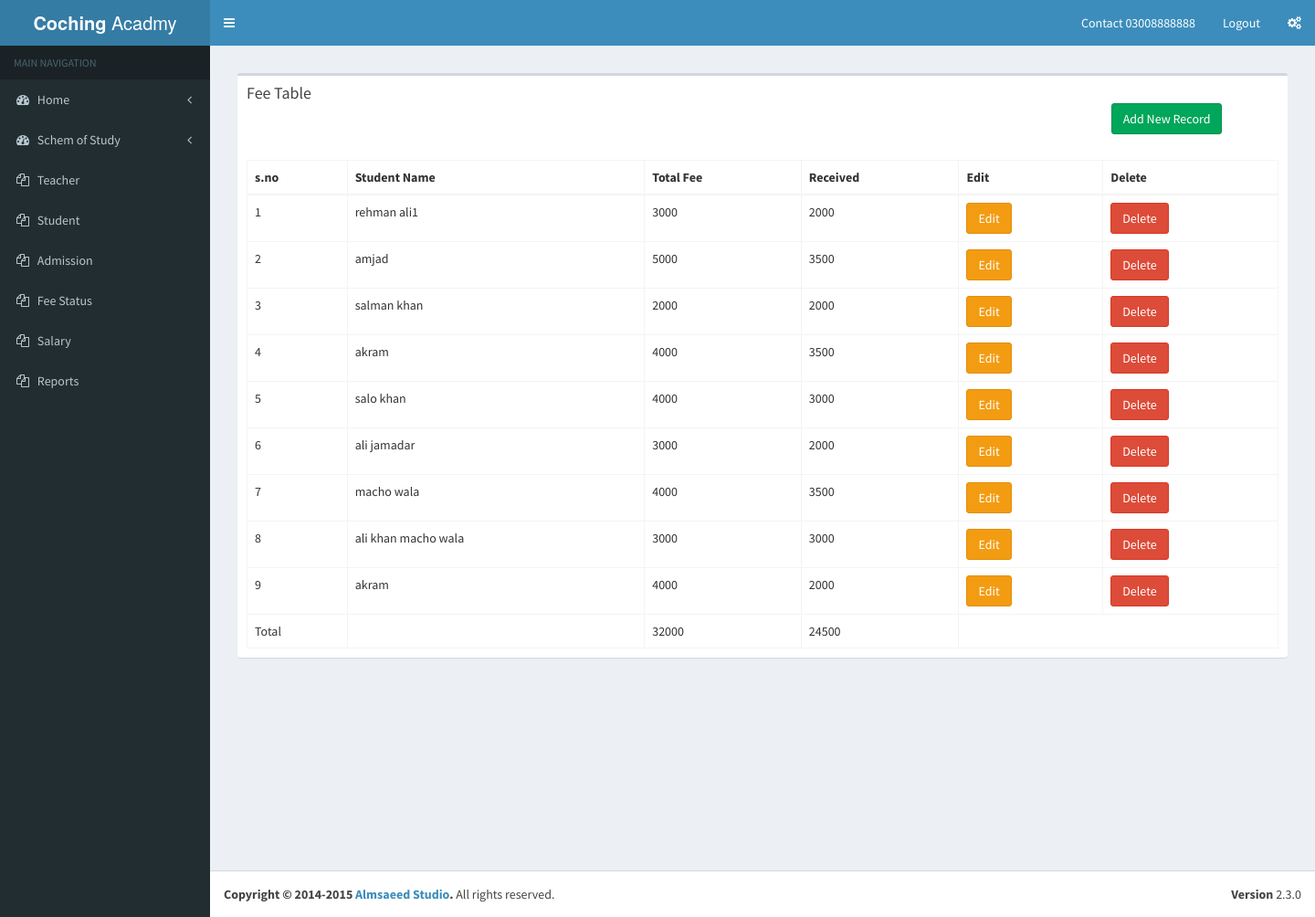
The page /fee.php on the database its author committed.
### tables this page shows
CREATE TABLE `fee` (
  `s.no` int(255) NOT NULL,
  `name` varchar(255) NOT NULL,
  `total_fee` varchar(255) NOT NULL,
  `received` varchar(255) NOT NULL
);

### fee.php (the view, shortened to what this page needs)
<?php
include 'include/header.php';
include 'include/leftsidebar.php';
include 'include/conn.php';
?>
<?php
$sql="SELECT * FROM `fee`";
$stmt = $conn->prepare($sql);
$stmt->execute();
$result = $stmt->fetchAll();
?>
      <div class="content-wrapper">
        <section class="content">
         <section class="content">
          <div class="row">
            <div class="col-xs-12">
              <div class="box">
                <div class="box-header">
                  <h3 class="box-title">Fee Table</h3>
				  <div class="col-md-12">
				  <div class="col-md-10"></div>
				  <div class="col-md-2"><td><a href="fee_insert.php" class="btn btn-success">Add New Record</a></td></div>
				  </div>
                </div>
              <div class="box-body">
                <table id="example2" class="table table-bordered table-hover">
                   <div class="col-md-12"> <thead>
                     <tr>
                  <div class="col-md-1">      <th>s.no</th></div>
                       <div class="col-md-1">  <th>Student Name</th></div>
                       <div class="col-md-1">  <th>Total Fee</th></div>
					   <div class="col-md-1">  <th>Received</th></div>
					   <div class="col-md-1">  <th>Edit</th></div>
					   <div class="col-md-1">  <th>Delete</th></div>
                      </tr>
                    </thead>
					</div>
                    <tbody>
					<div class="col-md-12">
                      <?php
					  $i = 1;
					  $fee1=0;
					  $fee2=0;
					  foreach( $result as $fee ){
						  $fee1+=$fee['total_fee'];
						  $fee2+=$fee['received'];
						  ?>
					  <tr>
                        <div class="col-md-1"><td><?=$i ?></td></div>
                        <div class="col-md-1"><td><?=$fee['name']?></td></div>
                        <div class="col-md-1"><td><?=$fee['total_fee']?></td></div>
                        <div class="col-md-1"><td><?=$fee['received']?></td></div>
					    <div class="col-md-1"><td><a href="fee_edit.php?id=<?= $fee['s.no'] ?>" class="btn btn-warning">Edit</a></td></div>
					    <div class="col-md-1"><td><a href="fee_delete.php?id=<?=$fee['s.no']?>" class="btn btn-danger">Delete</a></td></div>
                      </tr>
					  <?php $i++; } ?>
					 <tr>
					   <td>Total</td>
					    <td></td>
						<td><?=$fee1?></td>
						<td><?=$fee2?></td>
					 </tr>
                </table>
                </div>
              </div>
            </div>
          </div>
        </section>
        </section>
      </div>
<?php
include'include/footer.php';
?>

### rows shown on the page
fee: name "rehman ali1", total_fee "3000", received "2000"
fee: name "amjad", total_fee "5000", received "3500"
fee: name "salman khan", total_fee "2000", received "2000"
fee: name "akram", total_fee "4000", received "3500"
fee: name "salo khan", total_fee "4000", received "3000"
fee: name "ali jamadar", total_fee "3000", received "2000"
fee: name "macho wala", total_fee "4000", received "3500"
fee: name "ali khan macho wala", total_fee "3000", received "3000"
fee: name "akram", total_fee "4000", received "2000"

### other values the page prints
$fee1 "32000"
$fee2 "24500"
